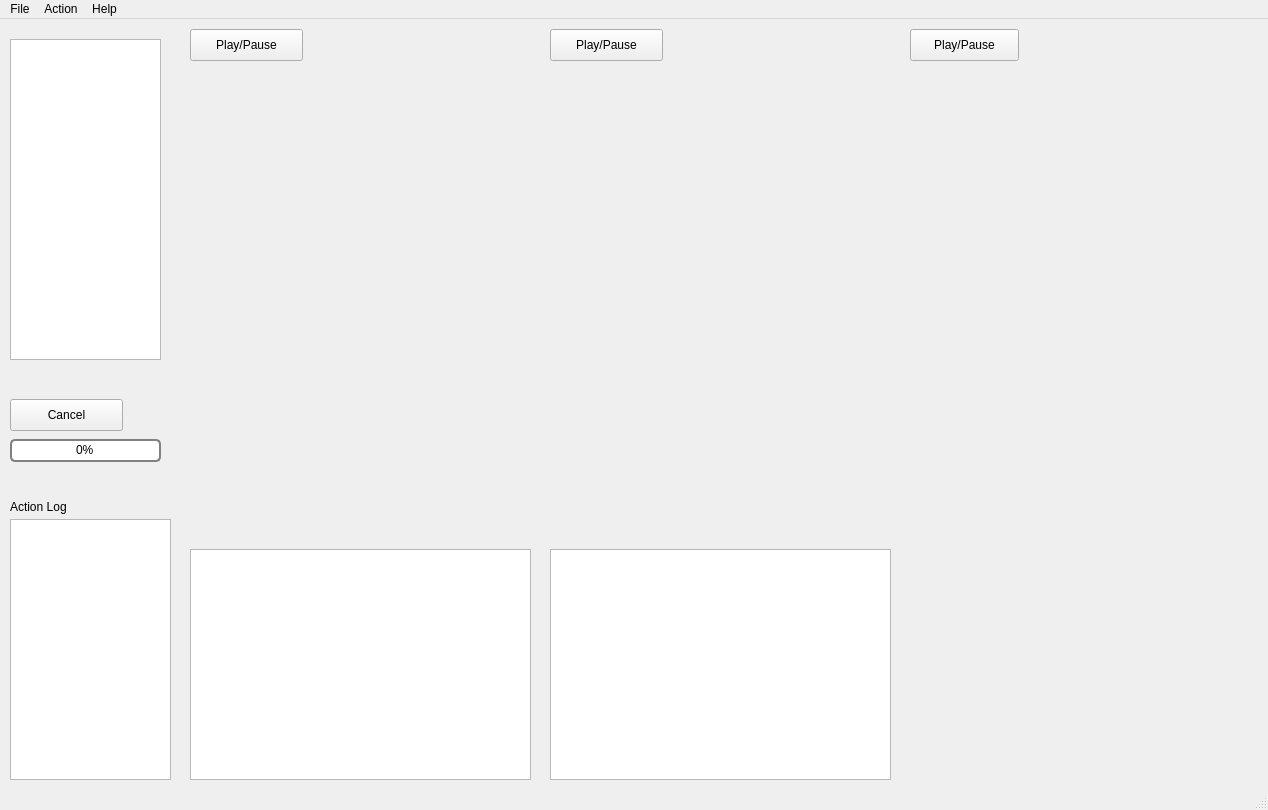
<?xml version="1.0" encoding="UTF-8"?>
<ui version="4.0">
 <class>MainWindow</class>
 <widget class="QMainWindow" name="MainWindow">
  <property name="geometry">
   <rect>
    <x>0</x>
    <y>0</y>
    <width>1268</width>
    <height>810</height>
   </rect>
  </property>
  <property name="windowTitle">
   <string>MolVista</string>
  </property>
  <widget class="QWidget" name="centralwidget">
   <widget class="QWidget" name="geo_view_0" native="true">
    <property name="geometry">
     <rect>
      <x>190</x>
      <y>50</y>
      <width>341</width>
      <height>261</height>
     </rect>
    </property>
   </widget>
   <widget class="QListView" name="file_view">
    <property name="geometry">
     <rect>
      <x>10</x>
      <y>20</y>
      <width>151</width>
      <height>321</height>
     </rect>
    </property>
   </widget>
   <widget class="QWidget" name="profile_view_0" native="true">
    <property name="geometry">
     <rect>
      <x>190</x>
      <y>330</y>
      <width>341</width>
      <height>191</height>
     </rect>
    </property>
   </widget>
   <widget class="QWidget" name="geo_view_1" native="true">
    <property name="geometry">
     <rect>
      <x>550</x>
      <y>50</y>
      <width>341</width>
      <height>261</height>
     </rect>
    </property>
   </widget>
   <widget class="QWidget" name="geo_view_3" native="true">
    <property name="geometry">
     <rect>
      <x>910</x>
      <y>50</y>
      <width>341</width>
      <height>261</height>
     </rect>
    </property>
   </widget>
   <widget class="QWidget" name="profile_view_1" native="true">
    <property name="geometry">
     <rect>
      <x>550</x>
      <y>330</y>
      <width>341</width>
      <height>191</height>
     </rect>
    </property>
   </widget>
   <widget class="QWidget" name="profile_view_2" native="true">
    <property name="geometry">
     <rect>
      <x>910</x>
      <y>530</y>
      <width>341</width>
      <height>231</height>
     </rect>
    </property>
   </widget>
   <widget class="QPushButton" name="button_toggle_0">
    <property name="geometry">
     <rect>
      <x>190</x>
      <y>10</y>
      <width>113</width>
      <height>32</height>
     </rect>
    </property>
    <property name="text">
     <string>Play/Pause</string>
    </property>
   </widget>
   <widget class="QPushButton" name="button_toggle_1">
    <property name="geometry">
     <rect>
      <x>550</x>
      <y>10</y>
      <width>113</width>
      <height>32</height>
     </rect>
    </property>
    <property name="text">
     <string>Play/Pause</string>
    </property>
   </widget>
   <widget class="QWidget" name="geo_view_2" native="true">
    <property name="geometry">
     <rect>
      <x>910</x>
      <y>330</y>
      <width>341</width>
      <height>191</height>
     </rect>
    </property>
   </widget>
   <widget class="QProgressBar" name="progressBar">
    <property name="geometry">
     <rect>
      <x>10</x>
      <y>420</y>
      <width>151</width>
      <height>23</height>
     </rect>
    </property>
    <property name="styleSheet">
     <string notr="true">
            QProgressBar {
                border: 2px solid grey;
                border-radius: 5px;
                text-align: center;
            }
            QProgressBar::chunk {
                background-color: #05B8CC; /* Ein kräftiges Blau/Türkis */
                width: 20px;
            }
</string>
    </property>
    <property name="value">
     <number>0</number>
    </property>
   </widget>
   <widget class="QPushButton" name="cancel_export">
    <property name="geometry">
     <rect>
      <x>10</x>
      <y>380</y>
      <width>113</width>
      <height>32</height>
     </rect>
    </property>
    <property name="text">
     <string>Cancel</string>
    </property>
   </widget>
   <widget class="QListView" name="list_0">
    <property name="geometry">
     <rect>
      <x>190</x>
      <y>530</y>
      <width>341</width>
      <height>231</height>
     </rect>
    </property>
   </widget>
   <widget class="QListView" name="list_1">
    <property name="geometry">
     <rect>
      <x>550</x>
      <y>530</y>
      <width>341</width>
      <height>231</height>
     </rect>
    </property>
   </widget>
   <widget class="QPlainTextEdit" name="log_widget">
    <property name="geometry">
     <rect>
      <x>10</x>
      <y>500</y>
      <width>161</width>
      <height>261</height>
     </rect>
    </property>
   </widget>
   <widget class="QLabel" name="label">
    <property name="geometry">
     <rect>
      <x>10</x>
      <y>480</y>
      <width>131</width>
      <height>16</height>
     </rect>
    </property>
    <property name="text">
     <string>Action Log</string>
    </property>
   </widget>
   <widget class="QPushButton" name="button_toggle_2">
    <property name="geometry">
     <rect>
      <x>910</x>
      <y>10</y>
      <width>109</width>
      <height>32</height>
     </rect>
    </property>
    <property name="text">
     <string>Play/Pause</string>
    </property>
   </widget>
  </widget>
  <widget class="QMenuBar" name="menubar">
   <property name="geometry">
    <rect>
     <x>0</x>
     <y>0</y>
     <width>1268</width>
     <height>33</height>
    </rect>
   </property>
   <widget class="QMenu" name="menuFile">
    <property name="title">
     <string>File</string>
    </property>
    <addaction name="actionLoad_trj"/>
    <addaction name="actionQuit"/>
   </widget>
   <widget class="QMenu" name="menuAction">
    <property name="title">
     <string>Action</string>
    </property>
    <addaction name="actionAlign"/>
    <addaction name="actionAlign_masked"/>
    <addaction name="separator"/>
    <addaction name="actionSettings"/>
   </widget>
   <widget class="QMenu" name="menuHelp">
    <property name="title">
     <string>Help</string>
    </property>
    <addaction name="actionHelp"/>
    <addaction name="actionCredits"/>
   </widget>
   <addaction name="menuFile"/>
   <addaction name="menuAction"/>
   <addaction name="menuHelp"/>
  </widget>
  <widget class="QStatusBar" name="statusbar"/>
  <action name="actionLoad_trj">
   <property name="text">
    <string>Load trj</string>
   </property>
  </action>
  <action name="actionQuit">
   <property name="text">
    <string>Quit</string>
   </property>
  </action>
  <action name="actionreverse_order">
   <property name="text">
    <string>reverse order</string>
   </property>
  </action>
  <action name="actionalign">
   <property name="text">
    <string>align</string>
   </property>
  </action>
  <action name="actionsave">
   <property name="text">
    <string>save xyz</string>
   </property>
  </action>
  <action name="actionexport_pov_inc">
   <property name="text">
    <string>export pov inc</string>
   </property>
  </action>
  <action name="actionexport_blender_glb">
   <property name="text">
    <string>export blender glb</string>
   </property>
  </action>
  <action name="actionAlign">
   <property name="text">
    <string>Align</string>
   </property>
  </action>
  <action name="actionAlign_masked">
   <property name="text">
    <string>Align masked</string>
   </property>
  </action>
  <action name="actionHelp">
   <property name="text">
    <string>Help</string>
   </property>
  </action>
  <action name="actionCredits">
   <property name="text">
    <string>Credits</string>
   </property>
  </action>
  <action name="actionSettings">
   <property name="text">
    <string>Settings</string>
   </property>
  </action>
 </widget>
 <resources/>
 <connections/>
</ui>
